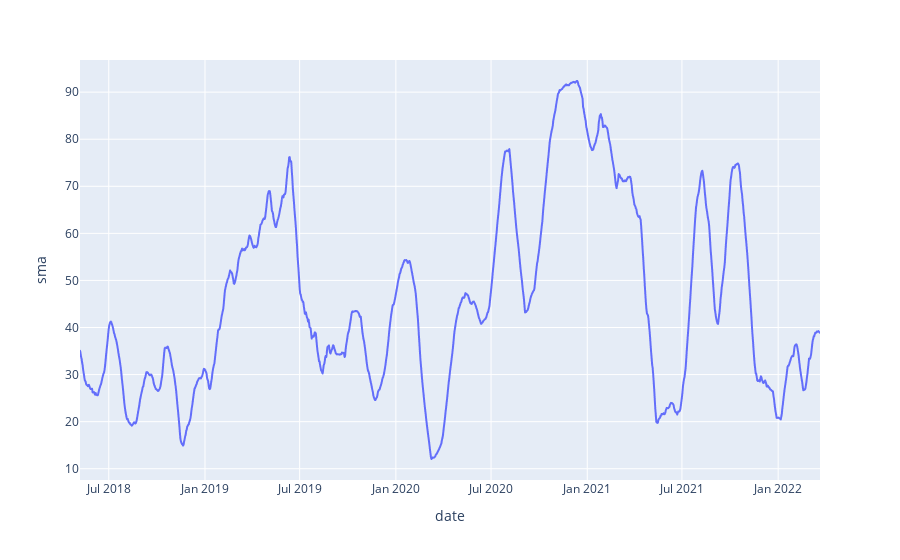

Here is the notebook cell this chart was saved with:
### Code cell
fig = px.line(fng.sort_values(by=['date'], ascending=[True]).dropna(subset=['sma']), x='date', y='sma')
fig

### Figure 1 — Plotly figure (JSON) as saved in the notebook; plotly's stock layout.template omitted (floating-point values rounded to 4 significant figures; data arrays with more than 128 entries replaced by an {"elided": "..."} marker saying what was removed)
{"data": [{"hovertemplate": "date=%{x}<br>sma=%{y}<extra></extra>", "legendgroup": "", "line": {"color": "#636efa", "dash": "solid"}, "marker": {"symbol": "circle"}, "mode": "lines", "name": "", "showlegend": false, "type": "scattergl", "x": {"elided": "1416 str values"}, "xaxis": "x", "y": {"elided": "1416 float values"}, "yaxis": "y"}], "layout": {"legend": {"tracegroupgap": 0}, "margin": {"t": 60}, "xaxis": {"anchor": "y", "domain": [0, 1], "title": {"text": "date"}}, "yaxis": {"anchor": "x", "domain": [0, 1], "title": {"text": "sma"}}}}
